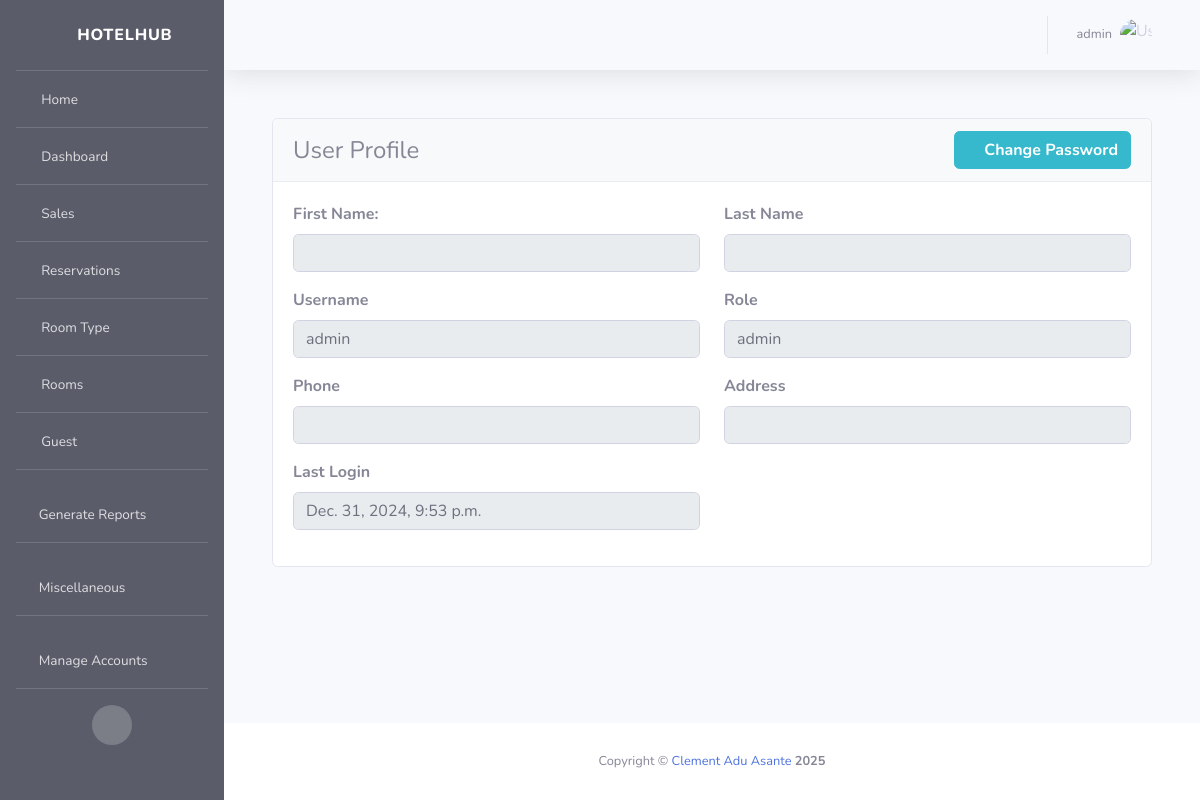
Page /authentication/user_profile/ (signed in) on the committed database.
### authentication/models.py (models this page shows, shortened)
class Users(AbstractBaseUser, PermissionsMixin):
    ROLE_CHOICES = [
        ('admin', 'Admin'),
        ('receptionist', 'Receptionist'),
        ('manager', 'Manager'),
        ('seller', 'Seller')
    ]
    first_name = models.CharField(max_length=256, blank=False, null=False)
    last_name = models.CharField(max_length=256, blank=False, null=False)
    username = models.CharField(max_length=256, unique=True, blank=False, null=False)
    role = models.CharField(max_length=20, choices=ROLE_CHOICES)
    phone = models.CharField(max_length=30, blank=False, null=False)
    address = models.TextField(max_length=256, blank=False, null=False)
    is_active = models.BooleanField(default=True)
    is_staff = models.BooleanField(default=False)
    last_login = models.DateTimeField(null=True, blank=True)
    objects = CustomUserManager()
    USERNAME_FIELD = 'username'
    REQUIRED_FIELDS = []
    class Meta:
        db_table = 'Users'

### authentication/views.py (the view)
# urls.py: path('user_profile/', user_profile, name='user_profile'),
@login_required
def user_profile(request):
    user = request.user
    if request.method == 'POST':
        form = UserRegistrationForm(request.POST, instance=user)
        if form.is_valid():
            form.save()
            messages.success(request, 'Your profile has been updated successfully!', extra_tags="success")
        else:
            messages.error(request, 'There was an error during the update!', extra_tags="danger")
        return redirect('authentication:user_profile')
    else:
        form = UserRegistrationForm(instance=user)
    context = {
        "active_icon": 'profile',
        "form": form,
        "user": user,
    }
    return render(request, 'user_profile.html', context=context)

### authentication/forms.py
class UserRegistrationForm(BaseFormMixin, UserCreationForm):
    class Meta:
        model = Users
        fields = ['first_name', 'last_name', 'username', 'role', 'phone', 'address', 'password1', 'password2']

### activitylog/activity_logger.py (called while the page is built)
    def __call__(self, request):
        response = self.get_response(request)
        if request.user.is_authenticated:
            action = f"{request.method} {request.path}"
            details = f"User: {request.user.username}, IP: {request.META.get('REMOTE_ADDR')}, User-Agent: {request.META.get('HTTP_USER_AGENT')}"
            ip_address = request.META.get('REMOTE_ADDR')
            mac_address = self.get_mac_address()
            ActivityLog.objects.create(
                user=request.user,
                action=action,
                details=details,
                ip_address=ip_address,
                mac_address=mac_address
            )
        return response

    def get_mac_address(self):
        mac_num = hex(uuid.getnode()).replace('0x', '').upper()
        mac = '-'.join(mac_num[i: i+2] for i in range(0, 11, 2))
        return mac

### authentication/templates/user_profile.html (shortened to what this page needs)
{% extends "base.html" %}
{% load static %}
{% block stylesheets %}
<link href="{% static 'vendor/datatables/dataTables.bootstrap4.min.css' %}" rel="stylesheet">
<link rel="stylesheet" href="{%static 'assets/select2/select2.min.css' %}">
<link rel="stylesheet" href="{%static 'assets/select2-bootstrap4.min.css' %}">
{% endblock stylesheets %}
{% block content %}
<div class="container-fluid">
    <form action="{% url 'authentication:user_profile' %}" class="reservationForm" method="post">
        <div class="card">
            <div class="card-header d-flex justify-content-between align-items-center">
                <h1>User Profile</h1>
                <div class="form-group mb-0">
                    <a href="{% url 'authentication:change_password' %}">
                        <button type="button" class="btn btn-info font-weight-bold">
                            <i class="fas fa-key"></i> Change Password
                        </button>
                    </a>
                </div>
            </div>
            <div class="card-body">
                <div class="row">
                    <div class="col-md-6">
                        <div class="form-group">
                            <label>First Name:</label>
                            <input name="first_name" class="form-control" value="{{ user.first_name }}" readonly>
                        </div>
                        <div class="form-group">
                            <label>Username</label>
                            <input name="username" class="form-control" value="{{ user.username }}" readonly>
                        </div>
                        <div class="form-group">
                            <label>Phone</label>
                            <input name="phone" class="form-control" value="{{ user.phone }}" readonly>
                        </div>
                        <div class="form-group">
                            <label>Last Login</label>
                            <input name="last_login" class="form-control" value="{{ user.last_login }}" readonly>
                        </div>
                    </div>
                    <div class="col-md-6">
                        <div class="form-group">
                            <label>Last Name</label>
                            <input name="last_name" class="form-control" value="{{ user.last_name }}" readonly>
                        </div>
                        <div class="form-group">
                            <label>Role</label>
                            <input name="role" class="form-control" value="{{ user.role }}" readonly>
                        </div>
                        <div class="form-group">
                            <label>Address</label>
                            <input name="address" class="form-control" value="{{ user.address }}" readonly>
                        </div>
                    </div>
                </div>
            </div>
        </div>
    </form>
</div>
{% endblock content %}

### templates/navbar.html (shortened to what this page needs)
{% load static %}
<nav class="navbar navbar-expand navbar-light bg-gradient topbar mb-4 static-top shadow">
    <ul class="navbar-nav ml-auto">
        <li class="nav-item dropdown">
            <a class="nav-link dropdown-toggle" href="#" id="userDropdown" role="button" data-toggle="dropdown" aria-expanded="false">
                <span class="mr-2 d-none d-lg-inline text-gray-600 small">{{ request.user.username }}</span>
                <img class="img-profile rounded-circle" src="{% static 'img/undraw_profile.svg' %}" alt="User Profile">
            </a>
        </li>
    </ul>
</nav>

### authentication/templates/user_profile.html (style rules this page uses)
.card-header { background-color: #f8f9fa; border-bottom: 1px solid #e9ecef; }
.card-header h1 { margin: 0; font-size: 1.5rem; }
.form-group label { font-weight: bold; }
.form-control[readonly] { background-color: #e9ecef; opacity: 1; }
.btn-info { margin-left: auto; }
.reservationForm .card { margin-top: 20px; }

### rows in the picture
Users: user.username "admin", username "admin", last_login "Dec. 31, 2024, 9:53 p.m.", role "admin"
